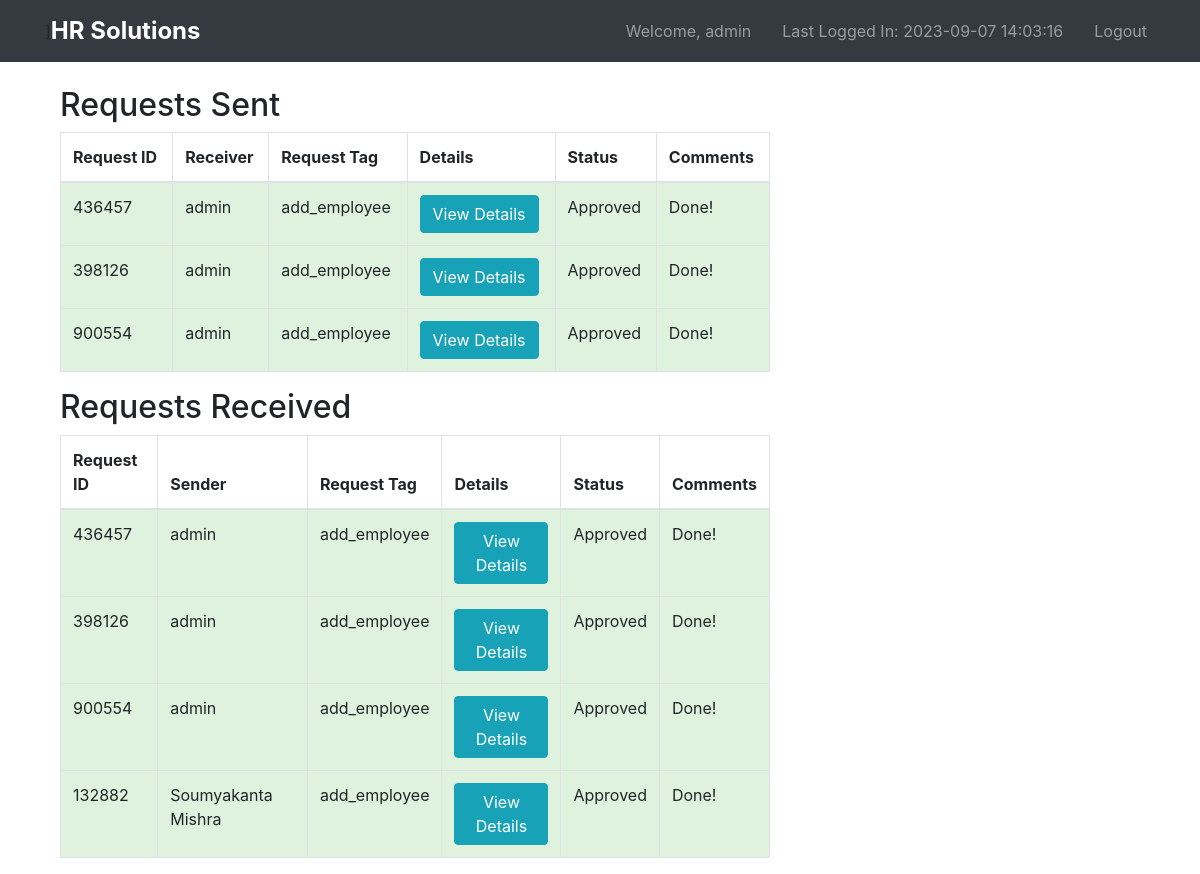
/requests (signed in), run on the app's committed database.
### app.py (models this page shows)
class User(db.Model, UserMixin):
    id = db.Column(db.Integer, primary_key=True)
    username = db.Column(db.String(20), nullable=False, unique=True)
    password = db.Column(db.String(80), nullable=False)
    name = db.Column(db.String(80), nullable=False)
    email = db.Column(db.String(80), nullable=False)
    phone = db.Column(db.Integer, nullable=False)
    dob = db.Column(db.Date)
    level = db.Column(db.Integer, nullable=False)
    last_login = db.Column(db.DateTime)
    attendance = db.Column(db.Text)
    designation = db.Column(db.Text)
    address = db.Column(db.Text)
    address_proof = db.Column(db.Text)
    identity_proof = db.Column(db.Text)
    other_documents = db.Column(db.Text)
    basic_salary = db.Column(db.Integer)
    dearance_allowance = db.Column(db.Integer)
    house_rent_allowance = db.Column(db.Integer)
    conveyance_allowance = db.Column(db.Integer)
    manager = db.Column(db.Integer)

class Requests(db.Model):
    id = db.Column(db.Integer, primary_key=True)
    sender = db.Column(db.Integer, nullable=False)
    receiver = db.Column(db.Integer, nullable=False)
    request_tag = db.Column(db.Text)
    info = db.Column(db.Text)
    approval = db.Column(db.Boolean)
    comments = db.Column(db.Text)

### app.py (the view)
@app.route('/requests', methods=['GET', 'POST'])
@login_required
def requests():
    received_requests = Requests.query.filter_by(receiver=current_user.id).all()
    sent_request = Requests.query.filter_by(sender=current_user.id).all()
    req_data = {}
    for row in received_requests:
        req_data[row.id] = json.loads(row.info)
    for row in sent_request:
        req_data[row.id] = json.loads(row.info)
    return render_template("requests.html", sent_request=sent_request, received_requests=received_requests, User=User, datas=req_data)

### app.py (called while the page is built)
@login_manager.user_loader
def load_user(user_id):
    return User.query.get(int(user_id))

### templates/requests.html (shortened to what this page needs)
{% extends "base.html" %}
{% block content %}
<div class="container mt-4">
    <div class="row">
        <div class="col-md-8">
            <h2>Requests Sent</h2>
            <table class="table table-bordered table-striped">
                <thead>
                    <tr>
                        <th>Request ID</th>
                        <th>Receiver</th>
                        <th>Request Tag</th>
                        <th>Details</th>
                        <th>Status</th>
                        <th>Comments</th>
                    </tr>
                </thead>
                <tbody id="sent-requests-body">
                    {% for request in sent_request %}
                    {% if request.approval == None %}
                    <tr>
                        <td>{{ request.id }}</td>
                        <td>{{ User.query.filter_by(id=request.receiver).first().name }}</td>
                        <td>{{ request.request_tag }}</td>
                        <td>
                             <a href="{{ url_for('sent_req_details', req=request.id) }}" class="btn btn-info">View Details</a>
                        </td>
                        {% if request.approval == None %}
                        <td>Pending</td>
                        {% elif request.approval == True %}
                        <td>Approved</td>
                        {% else %}
                        <td>Rejected</td>
                        {% endif %}
                        <td>{{ request.comments }}</td>
                    </tr>
                    {% else %}
                    <tr style= "background-color: #DEF2DE;">
                        <td>{{ request.id }}</td>
                        <td>{{ User.query.filter_by(id=request.receiver).first().name }}</td>
                        <td>{{ request.request_tag }}</td>
                        <td>
                             <a href="{{ url_for('sent_req_details', req=request.id) }}" class="btn btn-info">View Details</a>
                        </td>
                        {% if request.approval == None %}
                        <td>Pending</td>
                        {% elif request.approval == True %}
                        <td>Approved</td>
                        {% else %}
                        <td>Rejected</td>
                        {% endif %}
                        <td>{{ request.comments }}</td>
                    </tr>
                    {% endif %}
                    {% endfor %}
                </tbody>
            </table>
        </div>
        <div class="col-md-8">
            <h2>Requests Received</h2>
            <table class="table table-bordered table-striped">
                <thead>
                    <tr>
                        <th>Request ID</th>
                        <th>Sender</th>
                        <th>Request Tag</th>
                        <th>Details</th>
                        <th>Status</th>
                        <th>Comments</th>
                    </tr>
                </thead>
                <tbody id="received-requests-body">
                    {% for request in received_requests %}
                    {% if request.approval == None %}
                    <tr>
                        <td>{{ request.id }}</td>
                        <td>{{ User.query.filter_by(id=request.sender).first().name }}</td>
                        <td>{{ request.request_tag }}</td>
                        <td>
                           <a href="{{ url_for('received_req_details', req=request.id) }}" class="btn btn-info">View Details</a>
                        </td>
                        {% if request.approval == None %}
                        <td>Pending</td>
                        {% elif request.approval == True %}
                        <td>Approved</td>
                        {% else %}
                        <td>Rejected</td>
                        {% endif %}
                        <td>{{ request.comments }}</td>
                    </tr>
                    {% else %}
                    <tr style="background-color: #def2de">
                        <td>{{ request.id }}</td>
                        <td>{{ User.query.filter_by(id=request.sender).first().name }}</td>
                        <td>{{ request.request_tag }}</td>
                        <td>
                           <a href="{{ url_for('received_req_details', req=request.id) }}" class="btn btn-info">View Details</a>
                        </td>
                        {% if request.approval == None %}
                        <td>Pending</td>
                        {% elif request.approval == True %}
                        <td>Approved</td>
                        {% else %}
                        <td>Rejected</td>
                        {% endif %}
                        <td>{{ request.comments }}</td>
                    </tr>
                    {% endif %}
                    {% endfor %}
                </tbody>
            </table>
        </div>
    </div>
</div>
{% endblock %}

### templates/base.html (shortened to what this page needs)
<!DOCTYPE html>
<html lang="en">
<head>
    <link rel="stylesheet" href="https://stackpath.bootstrapcdn.com/bootstrap/4.5.2/css/bootstrap.min.css">
    <link rel="stylesheet" href="{{ url_for('static', filename='css/styles.css') }}">
    <link rel="stylesheet" href="https://cdnjs.cloudflare.com/ajax/libs/font-awesome/5.15.4/css/all.min.css">
</head>
<body>
    <nav class="navbar navbar-expand-lg navbar-dark bg-dark">
        <div class="container">
           ] <a class="navbar-brand" href="{{ url_for('dashboard') }}">HR Solutions</a>
            <ul class="navbar-nav ml-auto">
                <li class="nav-item">
                    <a class="nav-link" href="#">Welcome, {{ current_user.name }}</a>
                </li>
                <li class="nav-item">
                    <a class="nav-link" href="#">Last Logged In: {{ current_user.last_login.strftime('%Y-%m-%d %H:%M:%S') }}</a>
                </li>
                <li class="nav-item">
                    <a class="nav-link" href="{{ url_for('logout') }}">Logout</a>
                </li>
            </ul>
        </div>
    </nav>
    <div class="container mt-4">
        {% block content %}
        {% endblock %}
    </div>
</body>
</html>

### static/css/styles.css (style rules this page uses)
.navbar-brand { font-size: 24px; font-weight: bold; }
.navbar-nav .nav-item { margin-left: 15px; }
.nav-link { color: #fff; }

### data on the page
User: name "admin", last_login "2023-09-07 14:03:16"
Requests: id "436457", query.filter_by "admin", request_tag "add_employee", approval "Approved", comments "Done!"
Requests: id "398126", query.filter_by "admin", request_tag "add_employee", approval "Approved", comments "Done!"
Requests: id "900554", query.filter_by "admin", request_tag "add_employee", approval "Approved", comments "Done!"
Requests: id "132882", query.filter_by "Soumyakanta Mishra", request_tag "add_employee", approval "Approved", comments "Done!"
